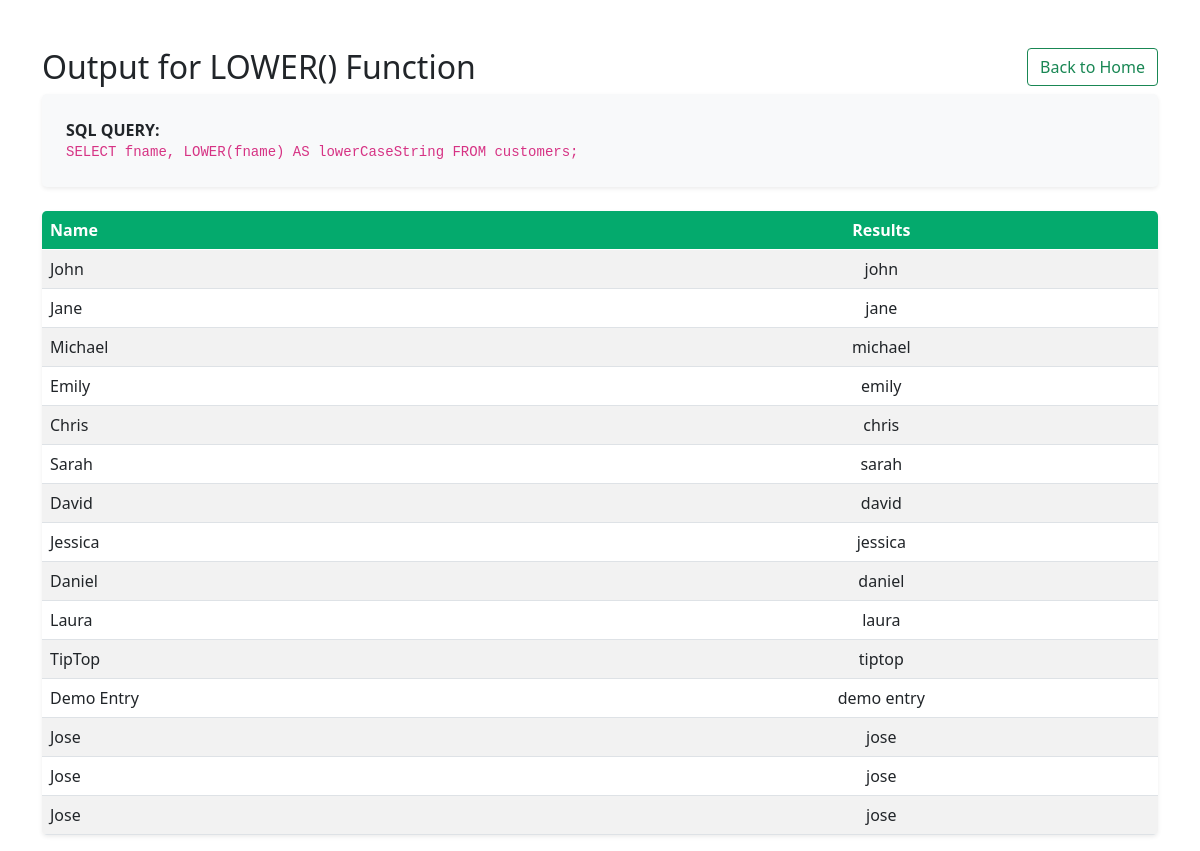
The app's page /String_Functions/LOWER_func.php with its own data.
### tables this page shows
CREATE TABLE `customers` (
  `userID` int(11) NOT NULL,
  `fname` varchar(100) NOT NULL,
  `lname` varchar(100) NOT NULL,
  `email` varchar(100) NOT NULL
);

### String_Functions/LOWER_func.php (the view, shortened to what this page needs)
<?php
include '../db.php';
$sql = "SELECT fname,  LOWER(fname) AS lowerCaseString FROM customers;";
$result = $conn->query($sql);
?>
<head>
    <link href="https://cdn.jsdelivr.net/npm/bootstrap@5.0.2/dist/css/bootstrap.min.css" rel="stylesheet">
</head>
<body>
<div class='container mt-5'>
<div class= d-flex justify-content-between align-items-center mb-4>
<h2>Output for LOWER() Function</h2>
<div class=ms-auto><a class='btn btn-outline-success' href='../index.php'>Back to Home</a></div>
</div>
<div class="p-4 rounded-3 mb-4 shadow-sm" style="background-color: #f8f9fa;">
    <p class="mb-0"><strong>SQL QUERY:</strong>
    <br><code><?php echo $sql?></code></p>
</div>
<table class='table table-striped table-hover rounded-3 overflow-hidden shadow-sm'>
    <thead style='background-color:#04AA6D; color:white'>
        <tr>
            <th class=text-start>Name</th>
            <th class=text-center>Results</th>
        </tr>
    </thead>
<?php
if ($result->num_rows > 0) {
    while($row = $result->fetch_assoc()) {
        echo "<tr>";
        echo "<td class='text-start'>" . htmlspecialchars($row["fname"]) . "</td>";
        echo "<td class='text-center'>" . $row["lowerCaseString"] . "</td>";
        echo "</tr>";
    }
} else {
    echo "<tr><td colspan='2'>0 results found or query failed.</td></tr>";
}
echo "</table>";
echo "</div>";
?>
</body>

### records on screen
customers: fname "John", lowerCaseString "john"
customers: fname "Jane", lowerCaseString "jane"
customers: fname "Michael", lowerCaseString "michael"
customers: fname "Emily", lowerCaseString "emily"
customers: fname "Chris", lowerCaseString "chris"
customers: fname "Sarah", lowerCaseString "sarah"
customers: fname "David", lowerCaseString "david"
customers: fname "Jessica", lowerCaseString "jessica"
customers: fname "Daniel", lowerCaseString "daniel"
customers: fname "Laura", lowerCaseString "laura"
customers: fname "TipTop", lowerCaseString "tiptop"
customers: fname "Demo Entry", lowerCaseString "demo entry"
customers: fname "Jose", lowerCaseString "jose"
customers: fname "Jose", lowerCaseString "jose"
customers: fname "Jose", lowerCaseString "jose"

### other values on screen
$sql "SELECT fname, LOWER(fname) AS lowerCaseString FROM customers;"
